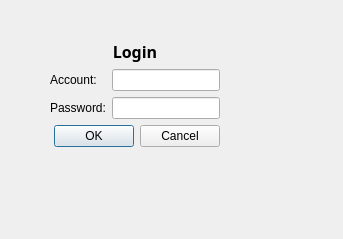
<?xml version="1.0" encoding="UTF-8"?>
<ui version="4.0">
 <class>LoginDlg</class>
 <widget class="QDialog" name="LoginDlg">
  <property name="geometry">
   <rect>
    <x>0</x>
    <y>0</y>
    <width>343</width>
    <height>239</height>
   </rect>
  </property>
  <property name="sizePolicy">
   <sizepolicy hsizetype="Fixed" vsizetype="Preferred">
    <horstretch>0</horstretch>
    <verstretch>0</verstretch>
   </sizepolicy>
  </property>
  <property name="windowTitle">
   <string>Dialog</string>
  </property>
  <widget class="QWidget" name="layoutWidget">
   <property name="geometry">
    <rect>
     <x>50</x>
     <y>40</y>
     <width>260</width>
     <height>146</height>
    </rect>
   </property>
   <layout class="QGridLayout" name="loginLayout">
    <property name="sizeConstraint">
     <enum>QLayout::SetFixedSize</enum>
    </property>
    <item row="0" column="0" colspan="2">
     <widget class="QLabel" name="LoginMain">
      <property name="sizePolicy">
       <sizepolicy hsizetype="Expanding" vsizetype="Preferred">
        <horstretch>0</horstretch>
        <verstretch>0</verstretch>
       </sizepolicy>
      </property>
      <property name="font">
       <font>
        <family>Arial Black</family>
        <pointsize>12</pointsize>
        <weight>75</weight>
        <bold>true</bold>
       </font>
      </property>
      <property name="text">
       <string>Login</string>
      </property>
      <property name="textFormat">
       <enum>Qt::AutoText</enum>
      </property>
      <property name="alignment">
       <set>Qt::AlignCenter</set>
      </property>
     </widget>
    </item>
    <item row="1" column="0">
     <widget class="QLabel" name="Account">
      <property name="text">
       <string>Account:  </string>
      </property>
     </widget>
    </item>
    <item row="1" column="1">
     <widget class="QLineEdit" name="AccountEdit"/>
    </item>
    <item row="2" column="0">
     <widget class="QLabel" name="PSW">
      <property name="text">
       <string>Password:</string>
      </property>
     </widget>
    </item>
    <item row="2" column="1">
     <widget class="QLineEdit" name="PSWEdit">
      <property name="echoMode">
       <enum>QLineEdit::PasswordEchoOnEdit</enum>
      </property>
     </widget>
    </item>
    <item row="3" column="0" colspan="2">
     <widget class="QDialogButtonBox" name="buttonBox">
      <property name="orientation">
       <enum>Qt::Horizontal</enum>
      </property>
      <property name="standardButtons">
       <set>QDialogButtonBox::Cancel|QDialogButtonBox::Ok</set>
      </property>
     </widget>
    </item>
   </layout>
  </widget>
 </widget>
 <resources/>
 <connections>
  <connection>
   <sender>buttonBox</sender>
   <signal>accepted()</signal>
   <receiver>LoginDlg</receiver>
   <slot>accept()</slot>
   <hints>
    <hint type="sourcelabel">
     <x>248</x>
     <y>254</y>
    </hint>
    <hint type="destinationlabel">
     <x>157</x>
     <y>274</y>
    </hint>
   </hints>
  </connection>
  <connection>
   <sender>buttonBox</sender>
   <signal>rejected()</signal>
   <receiver>LoginDlg</receiver>
   <slot>reject()</slot>
   <hints>
    <hint type="sourcelabel">
     <x>316</x>
     <y>260</y>
    </hint>
    <hint type="destinationlabel">
     <x>286</x>
     <y>274</y>
    </hint>
   </hints>
  </connection>
 </connections>
</ui>
